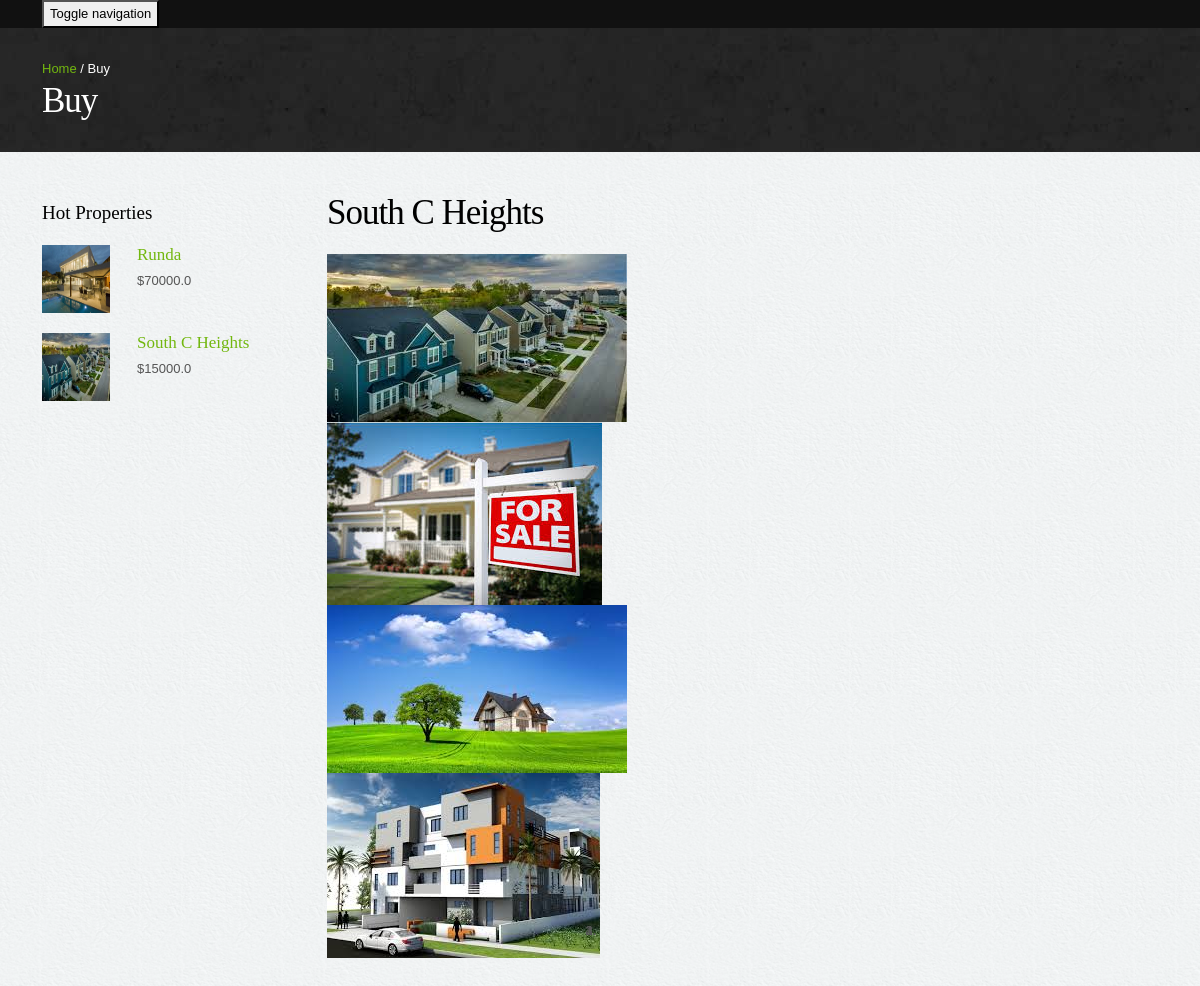
/property/detail/7/, run on the app's committed database.
### property/models.py (models this page shows, shortened)
class Property(models.Model):
    name = models.CharField(max_length=100)
    price = models.FloatField(verbose_name='Property Price')
    description = models.TextField (verbose_name='Property Details')
    location = models.CharField (max_length=200,verbose_name='Property Location')
    building_type = models.ForeignKey(BuildingType, on_delete=models.SET_NULL, null=True, verbose_name='Property Type')
    sale_type = models.ForeignKey(SaleType, on_delete=models.SET_NULL, null=True, verbose_name='Type of Sale')
    date_added = models.DateField(default=timezone.now, verbose_name='Date Registered')
    availability = models.BooleanField(default=True)
    bedrooms = models.IntegerField(default=0, verbose_name='Number of bedrooms')
    picture_1 = models.ImageField( blank=True, null=True,upload_to="property/")
    picture_2 = models.ImageField(blank=True, null=True, upload_to="property/")
    picture_3 = models.ImageField(blank=True, null=True, upload_to="property/")
    picture_4 = models.ImageField(blank=True, null=True, upload_to="property/")
    bathrooms = models.IntegerField(default=0, verbose_name='Number of Bathrooms')
    class Meta:
        verbose_name_plural = 'Properties'
        ordering = ['name', 'price']

### property/views.py (the view)
# urls.py: path('detail/<int:pk>/', views.PropertyDetailView.as_view(), name='detail'),
class PropertyDetailView(DetailView):
    model = Property
    extra_context  = {
        'hot_property_list': hot_properties(4)
    }

### templates/property/property_detail.html (shortened to what this page needs)
{% extends 'base.html' %}
{% load static %}
{% block content %}
<div class="inside-banner">
    <div class="container">
        <span class="pull-right"><a href="#">Home</a> / Buy</span>
        <h2>Buy</h2>
    </div>
</div>
<div class="container">
    <div class="properties-listing spacer">
        <div class="row">
            <div class="col-lg-3 col-sm-4 hidden-xs">
                <div class="hot-properties hidden-xs">
                    <h4>Hot Properties</h4>
                    {% for property in hot_property_list %}
                    <div class="row">
                        <div class="col-lg-4 col-sm-5">
                            <img src="{{ MEDIA_URL }}{{ property.picture_1 }}" class="img-responsive img-circle" alt="{{ property.name }}"/>
                        </div>
                        <div class="col-lg-8 col-sm-7">
                            <h5><a href="{% url 'property:detail' property.id %}">{{ property.name }}</a></h5>
                            <p class="price">${{ property.price }}</p>
                        </div>
                    </div>
                    {% endfor %}
                </div>
            </div>
            <div class="col-lg-9 col-sm-8 ">
                <h2>{{ property.name }}</h2>
                <div class="row">
                    <div class="col-lg-8">
                        <div class="property-images">
                            <div id="myCarousel" class="carousel slide" data-ride="carousel">
                                <ol class="carousel-indicators hidden-xs">
                                  </ol>
                                  <div class="carousel-inner">
                                    <div class="item active">
                                        <img src="{{ MEDIA_URL }}{{ property.picture_1 }}" class="properties" alt="{{ property.name }}" />
                                    </div>
                                    <div class="item">
                                        <img src="{{ MEDIA_URL }}{{ property.picture_2 }}" class="properties" alt="{{ property.name }}" />
                                    </div>
                                     <div class="item">
                                        <img src="{{ MEDIA_URL }}{{ property.picture_3 }}" class="properties" alt="{{ property.name }}" />
                                     </div>
                                     <div class="item ">
                                        <img src="{{ MEDIA_URL }}{{ property.picture_4 }}" class="properties" alt="{{ property.name }}" />
                                     </div>
                                  </div>
                            </div>
                        </div>
                    </div>
                </div>
            </div>
        </div>
    </div>
</div>
{% endblock %}

### static/assets/styles.css (style rules this page uses)
body { color:#555; font:normal 13px/22px Arial; background:url(../images/bgmain.png) #eee; }
h1,h2,h3,h4,h5 { font-weight:normal; font-family: din;margin: 0;padding: 0;color: #000 }
h2 { font-size: 35px; letter-spacing: -1px;margin-bottom: 20px; }
h4 { margin: 10px 0; font-size: 19px; }
h5 { margin: 0 0 5px 0; font-size: 17px; }
p { margin-bottom: 30px; }
a { color:#72b70f; text-decoration:none;outline: none; }
.spacer { margin-top: 40px;margin-bottom:40px; }
.inside-banner { background:url(../images/bginside.jpg) #222;color: #fff; padding: 30px 0; }
.inside-banner h2 { margin: 0; color: #fff; }
.inside-banner span { margin-top: 10px; }
.hot-properties { margin-bottom: 50px; }
.hot-properties img { width: 68px; height: 68px; }
.hot-properties h4 { margin-bottom: 20px; }
.hot-properties .row { margin-bottom: 20px; }
.hot-properties .row p { margin-bottom: 5px; }

### data on the page
Property: picture_1 (picture), name "Runda", price "70000.0"
Property: picture_1 (picture), name "South C Heights", price "15000.0", picture_2 (picture), picture_3 (picture), picture_4 (picture)
